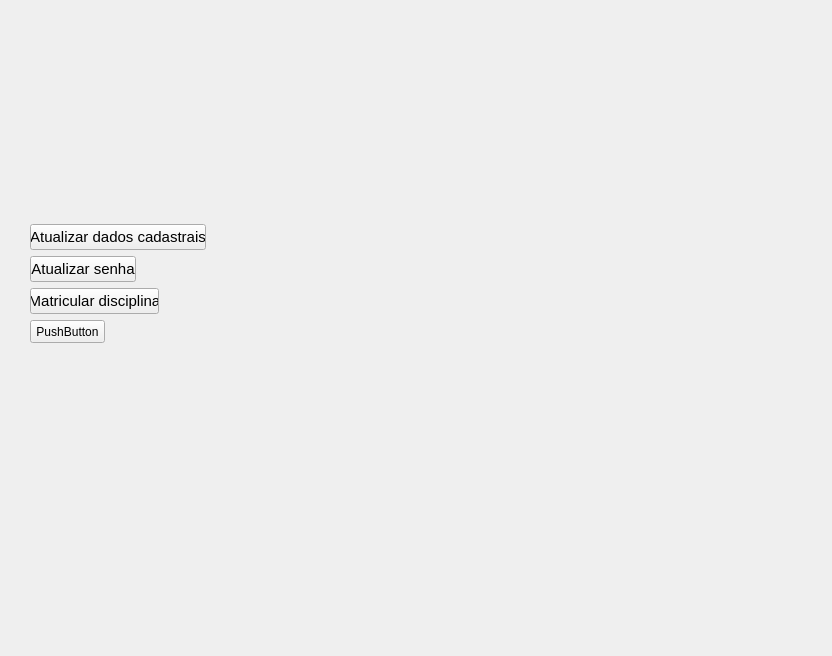
<?xml version="1.0" encoding="UTF-8"?>
<ui version="4.0">
 <class>Form</class>
 <widget class="QWidget" name="Form">
  <property name="geometry">
   <rect>
    <x>0</x>
    <y>0</y>
    <width>832</width>
    <height>656</height>
   </rect>
  </property>
  <property name="windowTitle">
   <string>Form</string>
  </property>
  <widget class="QPushButton" name="atualiza_btn">
   <property name="geometry">
    <rect>
     <x>30</x>
     <y>224</y>
     <width>176</width>
     <height>26</height>
    </rect>
   </property>
   <property name="font">
    <font>
     <pointsize>11</pointsize>
    </font>
   </property>
   <property name="text">
    <string>Atualizar dados cadastrais</string>
   </property>
  </widget>
  <widget class="QPushButton" name="btn_matricular">
   <property name="geometry">
    <rect>
     <x>30</x>
     <y>288</y>
     <width>129</width>
     <height>26</height>
    </rect>
   </property>
   <property name="font">
    <font>
     <pointsize>11</pointsize>
    </font>
   </property>
   <property name="text">
    <string>Matricular disciplina</string>
   </property>
  </widget>
  <widget class="QPushButton" name="atualizar_senha_btn">
   <property name="geometry">
    <rect>
     <x>30</x>
     <y>256</y>
     <width>106</width>
     <height>26</height>
    </rect>
   </property>
   <property name="font">
    <font>
     <pointsize>11</pointsize>
    </font>
   </property>
   <property name="text">
    <string>Atualizar senha</string>
   </property>
  </widget>
  <widget class="QPushButton" name="pushButton_3">
   <property name="geometry">
    <rect>
     <x>30</x>
     <y>320</y>
     <width>75</width>
     <height>23</height>
    </rect>
   </property>
   <property name="text">
    <string>PushButton</string>
   </property>
  </widget>
  <widget class="QLabel" name="bem_vindo_2">
   <property name="geometry">
    <rect>
     <x>10</x>
     <y>10</y>
     <width>16</width>
     <height>19</height>
    </rect>
   </property>
   <property name="font">
    <font>
     <pointsize>12</pointsize>
    </font>
   </property>
   <property name="text">
    <string/>
   </property>
  </widget>
  <widget class="QWidget" name="verticalLayoutWidget">
   <property name="geometry">
    <rect>
     <x>280</x>
     <y>230</y>
     <width>171</width>
     <height>251</height>
    </rect>
   </property>
   <layout class="QVBoxLayout" name="layout_1"/>
  </widget>
  <widget class="QWidget" name="verticalLayoutWidget_2">
   <property name="geometry">
    <rect>
     <x>500</x>
     <y>230</y>
     <width>171</width>
     <height>251</height>
    </rect>
   </property>
   <layout class="QVBoxLayout" name="layout_2"/>
  </widget>
  <widget class="QLabel" name="bem_vindo">
   <property name="geometry">
    <rect>
     <x>100</x>
     <y>30</y>
     <width>531</width>
     <height>111</height>
    </rect>
   </property>
   <property name="font">
    <font>
     <pointsize>12</pointsize>
    </font>
   </property>
   <property name="text">
    <string/>
   </property>
  </widget>
 </widget>
 <resources/>
 <connections/>
</ui>
